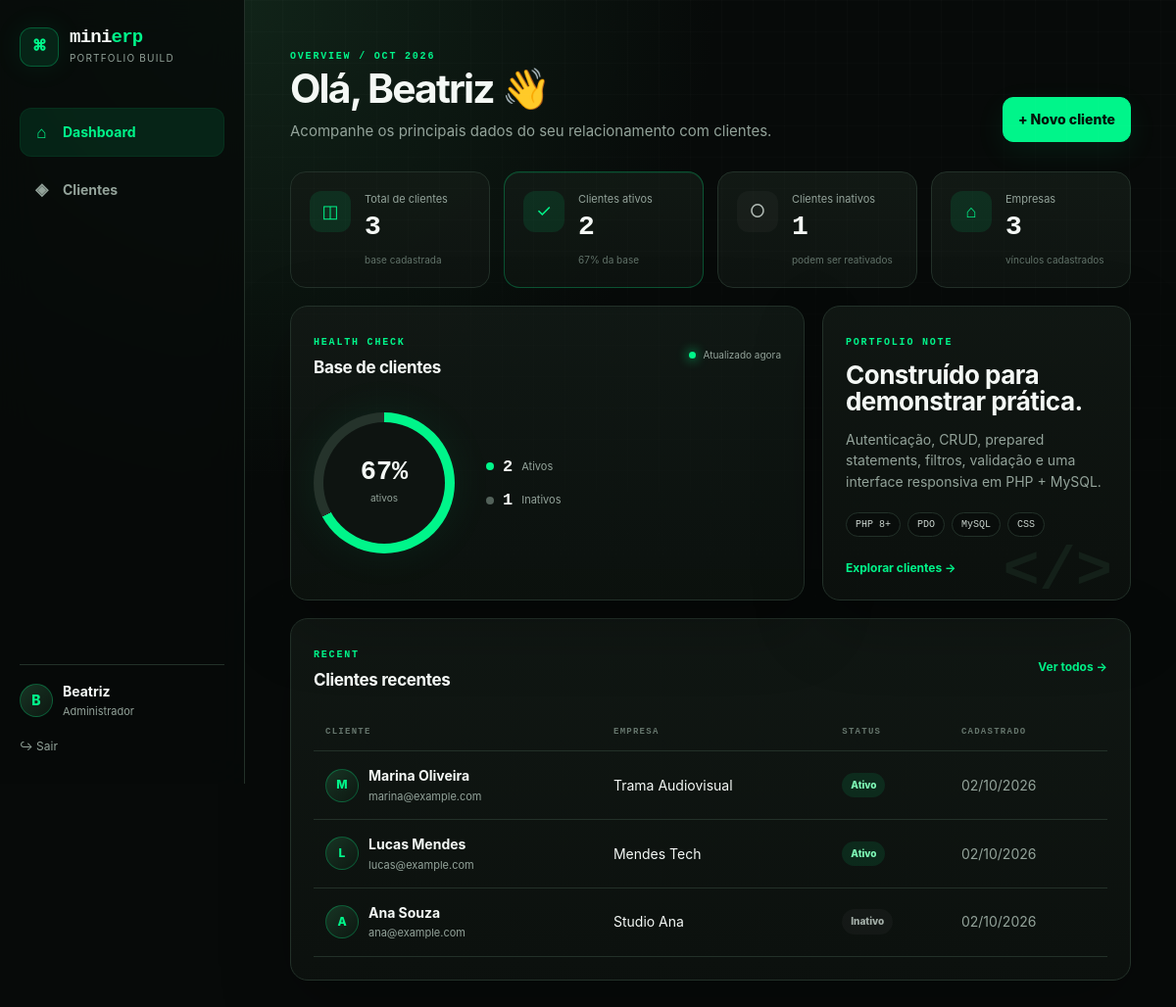
/index.php (signed in), run on the app's committed database.
### tables this page shows
CREATE TABLE IF NOT EXISTS clients (
    id INT UNSIGNED AUTO_INCREMENT PRIMARY KEY,
    name VARCHAR(150) NOT NULL,
    email VARCHAR(150) NOT NULL,
    phone VARCHAR(30) NULL,
    company VARCHAR(150) NULL,
    status ENUM('active', 'inactive') NOT NULL DEFAULT 'active',
    created_at TIMESTAMP DEFAULT CURRENT_TIMESTAMP,
    updated_at TIMESTAMP DEFAULT CURRENT_TIMESTAMP ON UPDATE CURRENT_TIMESTAMP,
    INDEX idx_clients_status (status),
    INDEX idx_clients_name (name)
);

### src/bootstrap.php (called while the page is built, shortened)
<?php
function e(?string $value): string
{
    return htmlspecialchars($value ?? '', ENT_QUOTES, 'UTF-8');
}

### public/index.php (the view, shortened to what this page needs)
<?php
require dirname(__DIR__) . '/src/bootstrap.php';
$pdo = db();
$total = (int) $pdo->query('SELECT COUNT(*) FROM clients')->fetchColumn();
$active = (int) $pdo->query("SELECT COUNT(*) FROM clients WHERE status = 'active'")->fetchColumn();
$inactive = $total - $active;
$companies = (int) $pdo->query("SELECT COUNT(DISTINCT NULLIF(company, '')) FROM clients")->fetchColumn();
$recent = $pdo->query('SELECT * FROM clients ORDER BY created_at DESC LIMIT 6')->fetchAll();
$activationRate = $total > 0 ? round(($active / $total) * 100) : 0;
?>
<!doctype html>
<html lang="pt-BR">
<head>
    <link rel="stylesheet" href="/assets/style.css">
</head>
<body>
<div class="app-shell">
    <aside class="sidebar">
        <div>
            <a class="brand" href="/index.php">
                <span class="brand-mark">⌘</span>
                <span><strong>mini<span>erp</span></strong><small>portfolio build</small></span>
            </a>
            <nav class="side-nav" aria-label="Navegação principal">
                <a class="active" href="/index.php"><span>⌂</span> Dashboard</a>
                <a href="/clients.php"><span>◈</span> Clientes</a>
            </nav>
        </div>
        <div class="sidebar-footer">
            <div class="profile-mini">
                <div class="avatar"><?= e(strtoupper(substr($_SESSION['user']['name'] ?? 'B', 0, 1))) ?></div>
                <div><strong><?= e($_SESSION['user']['name'] ?? 'Usuário') ?></strong><small>Administrador</small></div>
            </div>
            <a class="logout-link" href="/logout.php">↪ Sair</a>
        </div>
    </aside>
    <main class="main-content">
        <header class="topbar">
            <div>
                <span class="eyebrow">OVERVIEW / <?= strtoupper(date('M Y')) ?></span>
                <h1>Olá, <?= e($_SESSION['user']['name'] ?? 'Beatriz') ?> <span class="wave">👋</span></h1>
                <p>Acompanhe os principais dados do seu relacionamento com clientes.</p>
            </div>
            <a class="button" href="/clients.php#novo-cliente">+ Novo cliente</a>
        </header>
        <section class="metrics">
            <article class="metric-card">
                <div class="metric-icon">◫</div>
                <div><span>Total de clientes</span><strong><?= $total ?></strong><small>base cadastrada</small></div>
            </article>
            <article class="metric-card accent">
                <div class="metric-icon">✓</div>
                <div><span>Clientes ativos</span><strong><?= $active ?></strong><small><?= $activationRate ?>% da base</small></div>
            </article>
            <article class="metric-card">
                <div class="metric-icon muted-icon">○</div>
                <div><span>Clientes inativos</span><strong><?= $inactive ?></strong><small>podem ser reativados</small></div>
            </article>
            <article class="metric-card">
                <div class="metric-icon">⌂</div>
                <div><span>Empresas</span><strong><?= $companies ?></strong><small>vínculos cadastrados</small></div>
            </article>
        </section>
        <section class="dashboard-grid">
            <article class="panel chart-card">
                <div class="panel-head">
                    <div><span class="eyebrow">HEALTH CHECK</span><h2>Base de clientes</h2></div>
                    <span class="live-badge"><i></i> Atualizado agora</span>
                </div>
                <div class="donut-wrap">
                    <div class="donut" style="--progress: <?= $activationRate ?>%"><div><strong><?= $activationRate ?>%</strong><span>ativos</span></div></div>
                    <div class="legend">
                        <div><span class="dot active-dot"></span><strong><?= $active ?></strong><span>Ativos</span></div>
                        <div><span class="dot inactive-dot"></span><strong><?= $inactive ?></strong><span>Inativos</span></div>
                    </div>
                </div>
            </article>
            <article class="panel insight-card">
                <span class="eyebrow">PORTFOLIO NOTE</span>
                <h2>Construído para demonstrar prática.</h2>
                <p>Autenticação, CRUD, prepared statements, filtros, validação e uma interface responsiva em PHP + MySQL.</p>
                <div class="tech-row"><span>PHP 8+</span><span>PDO</span><span>MySQL</span><span>CSS</span></div>
                <a class="text-link" href="/clients.php">Explorar clientes →</a>
            </article>
        </section>
        <section class="panel">
            <div class="panel-head">
                <div><span class="eyebrow">RECENT</span><h2>Clientes recentes</h2></div>
                <a class="text-link" href="/clients.php">Ver todos →</a>
            </div>
            <div class="table-wrap">
                <table>
                    <thead><tr><th>Cliente</th><th>Empresa</th><th>Status</th><th>Cadastrado</th></tr></thead>
                    <tbody>
                    <?php if (!$recent): ?>
                        <tr><td colspan="4" class="empty">Ainda não existem clientes cadastrados.</td></tr>
                    <?php else: ?>
                        <?php foreach ($recent as $client): ?>
                            <tr>
                                <td><div class="client-cell"><span class="client-avatar"><?= e(strtoupper(substr($client['name'], 0, 1))) ?></span><div><strong><?= e($client['name']) ?></strong><small><?= e($client['email']) ?></small></div></div></td>
                                <td><?= e($client['company'] ?: '—') ?></td>
                                <td><span class="badge <?= e($client['status']) ?>"><?= $client['status'] === 'active' ? 'Ativo' : 'Inativo' ?></span></td>
                                <td class="muted"><?= e(date('d/m/Y', strtotime($client['created_at']))) ?></td>
                            </tr>
                        <?php endforeach; ?>
                    <?php endif; ?>
                    </tbody>
                </table>
            </div>
        </section>
    </main>
</div>
</body>
</html>

### data on the page
clients: name "M", name "Marina Oliveira", email "marina@example.com", company "Trama Audiovisual", status "Ativo", created_at "02/10/2026"
clients: name "L", name "Lucas Mendes", email "lucas@example.com", company "Mendes Tech", status "Ativo", created_at "02/10/2026"
clients: name "A", name "Ana Souza", email "ana@example.com", company "Studio Ana", status "Inativo", created_at "02/10/2026"

### other printed values
substr($_SESSION['user']['name'] ?? 'B', 0, 1) "B"
$_SESSION['user']['name'] "Beatriz"
$total "3"
$active "2"
$activationRate "67"
$inactive "1"
$companies "3"
